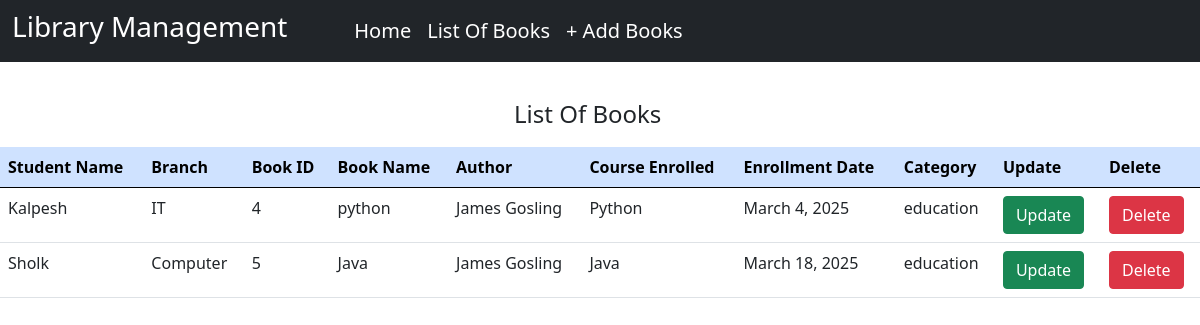
Screenshot of /list_books/ with the database file from the repository.
### lms/models.py (models this page shows, shortened)
class Books(models.Model):
    sname = models.CharField(max_length=100,default="Default Name")
    branch =models.CharField(max_length=100,default="Default Branch")
    books_id = models.AutoField(primary_key=True)
    books_name = models.CharField(max_length=100)
    author = models.CharField(max_length=20)
    course_enrolled = models.CharField(max_length=20)
    enrollment_date = models.DateField(default=now)
    category = models.CharField(max_length=20)

### lms/views.py (the view)
# urls.py: path("list_books/", views.list_books, name="list_books"),
def list_books(request):
    books = Books.objects.all()  # Retrieve all students
    return render(request, "listbooks.html", {"books": books})

### lms/templates/listbooks.html (shortened to what this page needs)
<!DOCTYPE html>
<html lang="en">
  <head>
    <link href="https://cdn.jsdelivr.net/npm/bootstrap@5.0.2/dist/css/bootstrap.min.css" rel="stylesheet">
  </head>
  <body>
 <nav class="navbar navbar-expand-sm bg-dark navbar-dark">
  <div class="container-fluid">
    <h3>Library Management </h3>
    <div class="collapse navbar-collapse" id="navbarNav">
      <ul class="navbar-nav">
        <li class="nav-item">
            <li class="nav-item">
           <a class="nav-link active" aria-current="page" href="{% url 'home' %}">Home</a>
        </li>
          <a class="nav-link active"   aria-current="page" href="{% url 'list_books' %}">List Of Books</a>
        </li>
        <li class="nav-item">
           <a class="nav-link active" aria-current="page" href="{% url 'register_books' %}">+ Add Books</a>
        </li>
      </ul>
    </div>
  </div>
</nav>
   <h4>List Of Books</h4>
<table class="table">
  <thead>
    <tr class="table-primary">
        <th scope="col">Student Name</th>
      <th scope="col">Branch</th>
      <th scope="col">Book ID</th>
      <th scope="col">Book Name</th>
      <th scope="col">Author</th>
      <th scope="col">Course Enrolled</th>
      <th scope="col">Enrollment Date</th>
      <th scope="col">Category</th>
      <th scope="col">Update</th>
      <th scope="col">Delete</th>
    </tr>
  </thead>
  <tbody>
  {% for book in books %}
    <tr>
        <td>{{ book.sname }}</td>
      <td>{{ book.branch }}</td>
      <td>{{ book.books_id }}</td>
      <td>{{ book.books_name }}</td>
      <td>{{ book.author }}</td>
      <td>{{ book.course_enrolled }}</td>
      <td>{{ book.enrollment_date }}</td>
      <td>{{ book.category }}</td>
      <td><a href="{% url 'update_books' book.books_id   %}" class="btn btn-success">Update</a></td>
      <td><a href="{% url 'delete_books' book.books_id   %}" class="btn btn-danger">Delete</a></td>
    </tr>
 {% endfor %}
  </tbody>
</table>
  </body>
</html>

### lms/templates/listbooks.html (style rules this page uses)
h3 { color:white; }
#navbarNav { margin-left: 5%; font-size: 20px; }
h4 { margin-top:28px; margin-left: 42%; padding:10px; }

### rows the page displays
Books: sname "Kalpesh", branch "IT", books_id "4", books_name "python", author "James Gosling", course_enrolled "Python", enrollment_date "March 4, 2025", category "education"
Books: sname "Sholk", branch "Computer", books_id "5", books_name "Java", author "James Gosling", course_enrolled "Java", enrollment_date "March 18, 2025", category "education"
